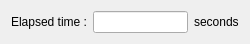
<?xml version="1.0" encoding="UTF-8"?>
<ui version="4.0">
 <class>fft_time_widget</class>
 <widget class="QWidget" name="fft_time_widget">
  <property name="geometry">
   <rect>
    <x>0</x>
    <y>0</y>
    <width>250</width>
    <height>39</height>
   </rect>
  </property>
  <property name="windowTitle">
   <string>FFT</string>
  </property>
  <layout class="QGridLayout" name="gridLayout">
   <item row="0" column="0">
    <layout class="QHBoxLayout" name="horizontalLayout">
     <item>
      <widget class="QLabel" name="lTime">
       <property name="text">
        <string>&lt;html&gt;&lt;head/&gt;&lt;body&gt;&lt;p&gt;Elapsed time :&lt;/p&gt;&lt;/body&gt;&lt;/html&gt;</string>
       </property>
       <property name="alignment">
        <set>Qt::AlignRight|Qt::AlignTrailing|Qt::AlignVCenter</set>
       </property>
      </widget>
     </item>
     <item>
      <widget class="QLineEdit" name="lEElapsed">
       <property name="readOnly">
        <bool>true</bool>
       </property>
      </widget>
     </item>
     <item>
      <widget class="QLabel" name="lTimeUnit">
       <property name="text">
        <string>&lt;html&gt;&lt;head/&gt;&lt;body&gt;&lt;p&gt;seconds&lt;/p&gt;&lt;/body&gt;&lt;/html&gt;</string>
       </property>
      </widget>
     </item>
    </layout>
   </item>
  </layout>
 </widget>
 <resources/>
 <connections/>
</ui>
